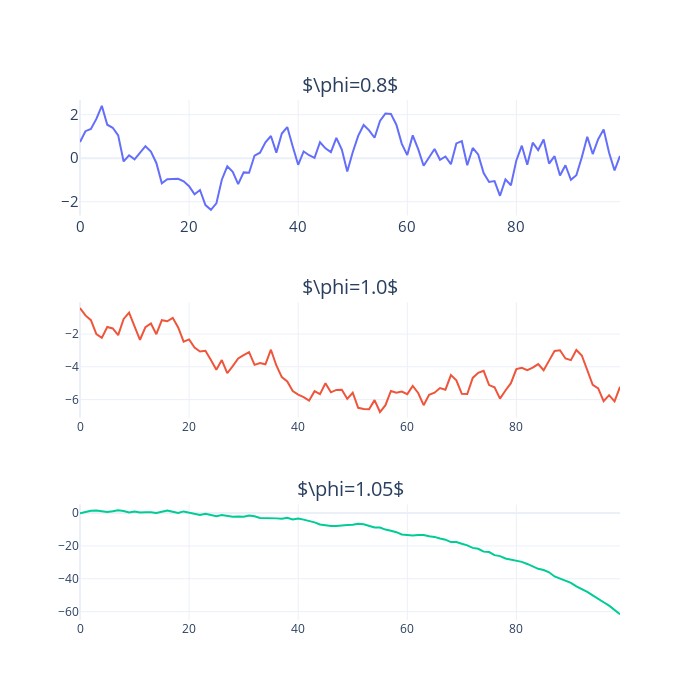

Notebook code cell kept with this figure:
### Code cell
import plotly.graph_objects as go
from plotly.subplots import make_subplots

fig = make_subplots(
    rows=3, cols=1, subplot_titles=("$\phi=0.8$", "$\phi=1.0$", "$\phi=1.05$")
)

fig.append_trace(
    go.Scatter(
        x=np.arange(length),
        y=generate_autoregressive_series(length, phi=0.8),
    ),
    row=1,
    col=1,
)

fig.append_trace(
    go.Scatter(
        x=np.arange(length),
        y=generate_autoregressive_series(length, phi=1.0),
    ),
    row=2,
    col=1,
)

fig.append_trace(
    go.Scatter(x=np.arange(length), y=generate_autoregressive_series(length, phi=1.05)),
    row=3,
    col=1,
)


fig.update_layout(
    height=700,
    width=700,
    showlegend=False,
    yaxis=dict(
        titlefont=dict(size=15),
        tickfont=dict(size=15),
    ),
    xaxis=dict(
        titlefont=dict(size=15),
        tickfont=dict(size=15),
    ),
)
fig.update_annotations(font_size=20)
fig.write_image("imgs/chapter_6/ar_series_phi.png")
fig.show()

### Figure 1 — Plotly figure (JSON) as saved in the notebook; plotly's stock layout.template omitted (floating-point values rounded to 4 significant figures)
{"data": [{"type": "scatter", "x": [0, 1, 2, 3, 4, 5, 6, 7, 8, 9, 10, 11, 12, 13, 14, 15, 16, 17, 18, 19, 20, 21, 22, 23, 24, 25, 26, 27, 28, 29, 30, 31, 32, 33, 34, 35, 36, 37, 38, 39, 40, 41, 42, 43, 44, 45, 46, 47, 48, 49, 50, 51, 52, 53, 54, 55, 56, 57, 58, 59, 60, 61, 62, 63, 64, 65, 66, 67, 68, 69, 70, 71, 72, 73, 74, 75, 76, 77, 78, 79, 80, 81, 82, 83, 84, 85, 86, 87, 88, 89, 90, 91, 92, 93, 94, 95, 96, 97, 98, 99], "xaxis": "x", "y": [0.742, 1.242, 1.34, 1.804, 2.409, 1.539, 1.398, 1.048, -0.1487, 0.1356, -0.05493, 0.2252, 0.5522, 0.308, -0.2194, -1.151, -0.9652, -0.9547, -0.9488, -1.064, -1.284, -1.66, -1.463, -2.152, -2.37, -2.076, -0.9887, -0.376, -0.6243, -1.192, -0.6523, -0.6681, 0.121, 0.2537, 0.7282, 1.021, 0.2566, 1.132, 1.43, 0.5409, -0.3049, 0.3115, 0.1355, 0.0187, 0.731, 0.4526, 0.2797, 0.936, 0.3943, -0.6139, 0.2733, 1.028, 1.525, 1.281, 0.9394, 1.711, 2.054, 2.035, 1.537, 0.6606, 0.1423, 1.048, 0.4162, -0.3444, 0.05715, 0.4232, -0.07362, 0.07764, -0.274, 0.6809, 0.7825, -0.3248, 0.4694, 0.1748, -0.6865, -1.09, -1.053, -1.728, -0.9738, -1.245, -0.1015, 0.5745, -0.2981, 0.7136, 0.3732, 0.8561, -0.2473, 0.09128, -0.7927, -0.3234, -0.9945, -0.7843, 0.03887, 0.9849, 0.1909, 0.8753, 1.324, 0.2535, -0.5664, 0.1028], "yaxis": "y"}, {"type": "scatter", "x": [0, 1, 2, 3, 4, 5, 6, 7, 8, 9, 10, 11, 12, 13, 14, 15, 16, 17, 18, 19, 20, 21, 22, 23, 24, 25, 26, 27, 28, 29, 30, 31, 32, 33, 34, 35, 36, 37, 38, 39, 40, 41, 42, 43, 44, 45, 46, 47, 48, 49, 50, 51, 52, 53, 54, 55, 56, 57, 58, 59, 60, 61, 62, 63, 64, 65, 66, 67, 68, 69, 70, 71, 72, 73, 74, 75, 76, 77, 78, 79, 80, 81, 82, 83, 84, 85, 86, 87, 88, 89, 90, 91, 92, 93, 94, 95, 96, 97, 98, 99], "xaxis": "x2", "y": [-0.4141, -0.8643, -1.157, -2.006, -2.236, -1.575, -1.663, -2.07, -1.084, -0.6946, -1.534, -2.351, -1.58, -1.355, -2.014, -1.155, -1.223, -1.016, -1.601, -2.471, -2.33, -2.828, -3.067, -3.02, -3.588, -4.187, -3.592, -4.393, -3.956, -3.493, -3.291, -3.107, -3.882, -3.766, -3.849, -2.958, -3.919, -4.628, -4.893, -5.482, -5.695, -5.853, -6.066, -5.485, -5.667, -5.005, -5.556, -5.409, -5.394, -5.953, -5.581, -6.503, -6.576, -6.592, -6.033, -6.757, -6.344, -5.477, -5.587, -5.508, -5.665, -5.165, -5.597, -6.343, -5.709, -5.577, -5.297, -5.396, -4.507, -4.826, -5.65, -5.665, -4.679, -4.364, -4.247, -5.115, -5.256, -5.941, -5.446, -5.002, -4.142, -4.056, -4.198, -4.05, -3.833, -4.206, -3.624, -3.035, -2.989, -3.493, -3.596, -2.976, -3.308, -4.173, -5.095, -5.318, -6.093, -5.732, -6.114, -5.224], "yaxis": "y2"}, {"type": "scatter", "x": [0, 1, 2, 3, 4, 5, 6, 7, 8, 9, 10, 11, 12, 13, 14, 15, 16, 17, 18, 19, 20, 21, 22, 23, 24, 25, 26, 27, 28, 29, 30, 31, 32, 33, 34, 35, 36, 37, 38, 39, 40, 41, 42, 43, 44, 45, 46, 47, 48, 49, 50, 51, 52, 53, 54, 55, 56, 57, 58, 59, 60, 61, 62, 63, 64, 65, 66, 67, 68, 69, 70, 71, 72, 73, 74, 75, 76, 77, 78, 79, 80, 81, 82, 83, 84, 85, 86, 87, 88, 89, 90, 91, 92, 93, 94, 95, 96, 97, 98, 99], "xaxis": "x3", "y": [-0.1774, 0.7936, 1.413, 1.587, 0.9047, 0.6871, 1.095, 1.752, 1.242, 0.3984, 0.899, 0.3392, 0.532, 0.5141, 0.04148, 0.8374, 1.506, 0.7813, 0.04804, 1.024, 0.3316, -0.2838, -1.071, -0.3663, -1.207, -1.837, -1.114, -1.694, -2.199, -2.131, -2.244, -1.537, -1.876, -2.929, -3.023, -2.673, -3.212, -3.492, -2.877, -3.946, -3.332, -3.967, -4.693, -5.632, -6.884, -7.521, -7.881, -7.824, -7.358, -7.193, -7.041, -6.455, -6.785, -7.856, -8.789, -8.807, -10.05, -10.71, -11.61, -12.99, -13.55, -13.69, -13.39, -13.32, -14.13, -14.5, -15.5, -16.19, -17.65, -17.64, -18.71, -19.63, -21.18, -21.74, -23.47, -23.71, -25.6, -26.2, -27.65, -28.32, -29.24, -29.71, -30.96, -32.48, -33.92, -34.69, -36.03, -38.59, -39.85, -41.05, -42.44, -44.65, -46.16, -47.97, -50.09, -51.96, -54.29, -56.35, -59.21, -61.57], "yaxis": "y3"}], "layout": {"annotations": [{"font": {"size": 20}, "showarrow": false, "text": "$\\phi=0.8$", "x": 0.5, "xanchor": "center", "xref": "paper", "y": 1, "yanchor": "bottom", "yref": "paper"}, {"font": {"size": 20}, "showarrow": false, "text": "$\\phi=1.0$", "x": 0.5, "xanchor": "center", "xref": "paper", "y": 0.6111, "yanchor": "bottom", "yref": "paper"}, {"font": {"size": 20}, "showarrow": false, "text": "$\\phi=1.05$", "x": 0.5, "xanchor": "center", "xref": "paper", "y": 0.2222, "yanchor": "bottom", "yref": "paper"}], "height": 700, "showlegend": false, "width": 700, "xaxis": {"anchor": "y", "domain": [0, 1], "tickfont": {"size": 15}, "title": {"font": {"size": 15}}, "type": "linear"}, "xaxis2": {"anchor": "y2", "domain": [0, 1], "type": "linear"}, "xaxis3": {"anchor": "y3", "domain": [0, 1], "type": "linear"}, "yaxis": {"anchor": "x", "domain": [0.7778, 1], "tickfont": {"size": 15}, "title": {"font": {"size": 15}}, "type": "linear"}, "yaxis2": {"anchor": "x2", "domain": [0.3889, 0.6111], "type": "linear"}, "yaxis3": {"anchor": "x3", "domain": [0, 0.2222], "type": "linear"}}}
